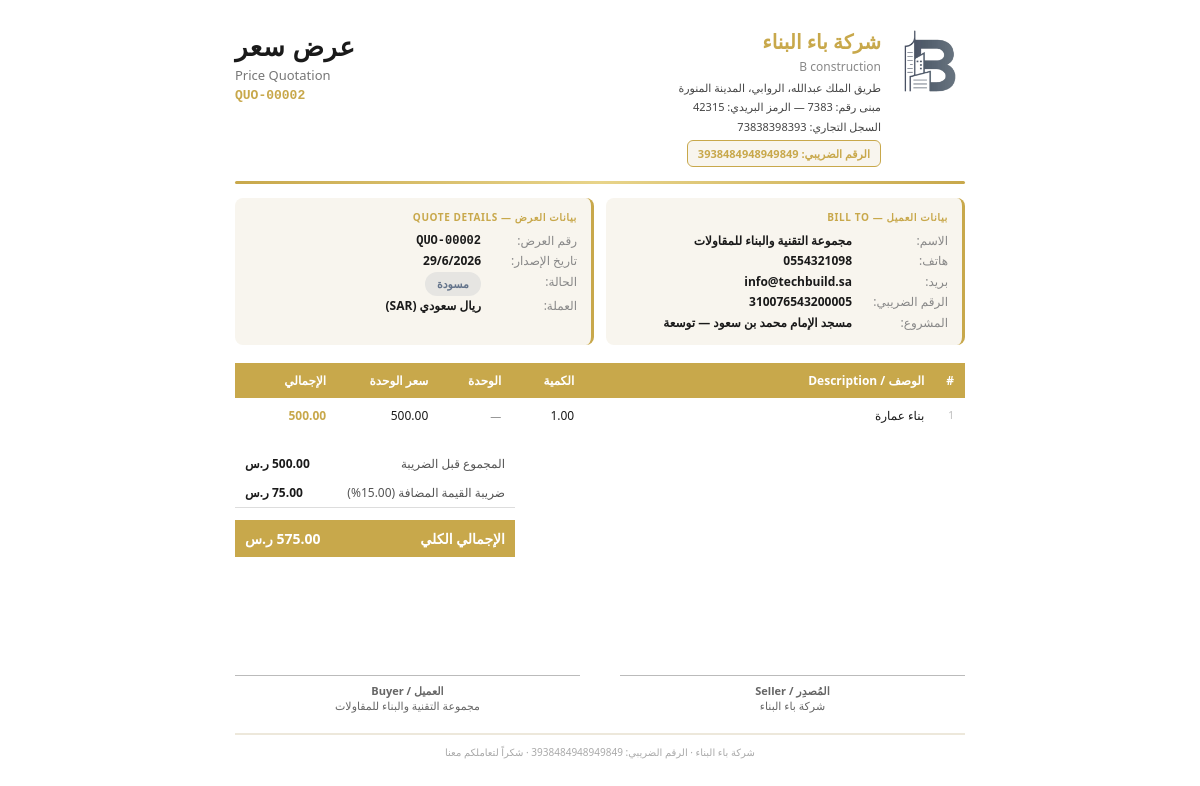
/invoices/quotes/2/print/ (signed in), run on the app's committed database.
### company/models.py (models this page shows, shortened)
class CompanySettings(models.Model):
    company_logo    = models.ImageField(upload_to='company/', blank=True, null=True)
    company_name_ar = models.CharField(max_length=255, blank=True)
    company_name_en = models.CharField(max_length=255, blank=True)
    unified_number  = models.CharField(max_length=20, blank=True)
    cr_number       = models.CharField(max_length=20, blank=True)
    cr_issue_date   = models.DateField(blank=True, null=True)
    municipality_license = models.CharField(max_length=100, blank=True)
    tax_registration_number = models.CharField(max_length=50, blank=True)
    facility_address     = models.TextField(blank=True)
    address_building_number = models.CharField(max_length=20, blank=True)
    address_street       = models.CharField(max_length=255, blank=True)
    address_district     = models.CharField(max_length=255, blank=True)
    address_city         = models.CharField(max_length=100, blank=True)
    address_postal_code  = models.CharField(max_length=10, blank=True)
    manager_name        = models.CharField(max_length=255, blank=True)
    manager_nationality = models.CharField(max_length=100, blank=True)
    manager_id          = models.CharField(max_length=50, blank=True)
    manager_mobile      = models.CharField(max_length=20, blank=True)
    manager_email       = models.EmailField(blank=True)
    pr_mobile         = models.CharField(max_length=20, blank=True)
    pr_email          = models.EmailField(blank=True)
    marketing_mobile  = models.CharField(max_length=20, blank=True)
    marketing_email   = models.EmailField(blank=True)
    hr_email          = models.EmailField(blank=True)
    instagram      = models.URLField(blank=True)
    tiktok         = models.URLField(blank=True)
    facebook       = models.URLField(blank=True)
    youtube        = models.URLField(blank=True)
    twitter        = models.URLField(blank=True)
    snapchat       = models.URLField(blank=True)
    google_maps_link = models.URLField(blank=True)
    website_link   = models.URLField(blank=True)
    class Meta:
        verbose_name = 'إعدادات الشركة'

### invoices/models.py (models this page shows, shortened)
class Quotation(models.Model):
    STATUS_CHOICES = [
        ('draft',    'مسودة'),
        ('sent',     'مُرسل'),
        ('accepted', 'مقبول'),
        ('rejected', 'مرفوض'),
        ('expired',  'منتهي'),
    ]
    quote_number        = models.CharField(max_length=50, unique=True, editable=False)
    issue_date          = models.DateField(default=date.today)
    valid_until         = models.DateField(blank=True, null=True)
    client              = models.ForeignKey('clients.Client', on_delete=models.PROTECT, related_name='quotations')
    project             = models.ForeignKey('projects.Project', on_delete=models.SET_NULL, null=True, blank=True, related_name='quotations')
    status              = models.CharField(max_length=20, choices=STATUS_CHOICES, default='draft')
    subtotal            = models.DecimalField(max_digits=14, decimal_places=2, default=0)
    discount_amount     = models.DecimalField(max_digits=14, decimal_places=2, default=0)
    vat_rate            = models.DecimalField(max_digits=5,  decimal_places=2, default=15)
    vat_amount          = models.DecimalField(max_digits=14, decimal_places=2, default=0)
    total_amount        = models.DecimalField(max_digits=14, decimal_places=2, default=0)
    notes               = models.TextField(blank=True)
    converted_to_invoice = models.OneToOneField(
        Invoice, on_delete=models.SET_NULL, null=True, blank=True, related_name='from_quotation'
    )
    created_by          = models.ForeignKey(User, on_delete=models.SET_NULL, null=True, blank=True)
    created_at          = models.DateTimeField(auto_now_add=True)
    class Meta:
        ordering = ['-created_at']

class QuotationLine(models.Model):
    quotation   = models.ForeignKey(Quotation, on_delete=models.CASCADE, related_name='lines')
    description = models.CharField(max_length=500)
    qty         = models.DecimalField(max_digits=10, decimal_places=2, default=1)
    unit        = models.CharField(max_length=50, blank=True)
    unit_price  = models.DecimalField(max_digits=14, decimal_places=2, default=0)
    total       = models.DecimalField(max_digits=14, decimal_places=2, default=0)

### clients/models.py (models this page shows, shortened)
class Client(models.Model):
    TYPE_INDIVIDUAL = 'individual'
    TYPE_COMPANY = 'company'
    TYPE_CHOICES = [
        (TYPE_INDIVIDUAL, 'فرد'),
        (TYPE_COMPANY, 'شركة'),
    ]
    client_type = models.CharField(max_length=20, choices=TYPE_CHOICES, default=TYPE_INDIVIDUAL, verbose_name='نوع العميل')
    name = models.CharField(max_length=200, verbose_name='الاسم')
    phone = models.CharField(max_length=20, blank=True, verbose_name='رقم الجوال')
    email = models.EmailField(blank=True, verbose_name='البريد الإلكتروني')
    address = models.TextField(blank=True, verbose_name='العنوان')
    notes = models.TextField(blank=True, verbose_name='ملاحظات')
    created_at = models.DateTimeField(auto_now_add=True)
    updated_at = models.DateTimeField(auto_now=True)
    national_id = models.CharField(max_length=20, blank=True, verbose_name='رقم الهوية')
    company_logo = models.ImageField(upload_to='clients/logos/', blank=True, null=True, verbose_name='شعار الشركة')
    tax_number = models.CharField(max_length=50, blank=True, verbose_name='الرقم الضريبي')
    commercial_registration = models.CharField(max_length=50, blank=True, verbose_name='السجل التجاري')
    contact_person = models.CharField(max_length=100, blank=True, verbose_name='الشخص المسؤول')
    contact_person_title = models.CharField(max_length=100, blank=True, verbose_name='المسمى الوظيفي')
    website = models.URLField(blank=True, verbose_name='الموقع الإلكتروني')
    class Meta:
        verbose_name = 'عميل'
        verbose_name_plural = 'العملاء'
        ordering = ['-created_at']

### projects/models.py (models this page shows, shortened)
class Project(models.Model):
    STATUS_CHOICES = [
        ('active',    'نشط'),
        ('completed', 'مكتمل'),
        ('paused',    'متوقف'),
        ('planning',  'تخطيط'),
    ]
    name        = models.CharField(max_length=200, verbose_name='اسم المشروع')
    description = models.TextField(blank=True, verbose_name='الوصف')
    client      = models.CharField(max_length=150, blank=True, verbose_name='العميل')
    location    = models.CharField(max_length=200, blank=True, verbose_name='الموقع')
    status      = models.CharField(max_length=20, choices=STATUS_CHOICES, default='planning', verbose_name='الحالة')
    progress    = models.PositiveIntegerField(default=0, verbose_name='نسبة الإنجاز %')
    budget      = models.DecimalField(max_digits=14, decimal_places=2, default=0, verbose_name='الميزانية (ريال)')
    spent       = models.DecimalField(max_digits=14, decimal_places=2, default=0, verbose_name='المصروف (ريال)')
    start_date  = models.DateField(null=True, blank=True, verbose_name='تاريخ البدء')
    end_date    = models.DateField(null=True, blank=True, verbose_name='تاريخ الانتهاء')
    manager     = models.ForeignKey(User, on_delete=models.SET_NULL, null=True, blank=True,
                                    related_name='managed_projects', verbose_name='مدير المشروع')
    team        = models.ManyToManyField(User, blank=True, related_name='projects', verbose_name='الفريق')
    created_at  = models.DateTimeField(auto_now_add=True)
    class Meta:
        verbose_name = 'مشروع'
        verbose_name_plural = 'المشاريع'
        ordering = ['-created_at']

### invoices/views.py (the view)
# urls.py: path('quotes/<int:pk>/print/', views.quote_print, name='quote_print'),
@login_required(login_url='/system/')
def quote_print(request, pk):
    from company.models import CompanySettings
    quote   = get_object_or_404(Quotation, pk=pk)
    company = CompanySettings.objects.first()
    logo_b64 = None
    try:
        if company and company.company_logo:
            import base64 as b64
            with open(company.company_logo.path, 'rb') as f:
                raw = f.read()
            ext  = company.company_logo.name.rsplit('.', 1)[-1].lower()
            mime = 'image/png' if ext == 'png' else 'image/jpeg'
            logo_b64 = f'data:{mime};base64,' + b64.b64encode(raw).decode()
    except Exception:
        pass
    return render(request, 'invoices/quote_print.html', {
        'quote':    quote,
        'lines':    quote.lines.all(),
        'company':  company,
        'logo_b64': logo_b64,
    })

### invoices/templates/invoices/quote_print.html (shortened to what this page needs)
<!DOCTYPE html>
<html lang="ar" dir="rtl">
<head>
</head>
<body>
<div class="page">
    <div class="header">
        <div class="header-right">
            {% if logo_b64 %}
            <div class="logo-box"><img src="{{ logo_b64 }}" alt="شعار الشركة"></div>
            {% endif %}
            <div class="seller-info">
                <h1>{{ company.company_name_ar|default:"" }}</h1>
                {% if company.company_name_en %}<div style="font-size:12px;color:#888;margin-bottom:3px">{{ company.company_name_en }}</div>{% endif %}
                <p>
                    {% if company.address_street %}{{ company.address_street }}{% if company.address_district %}، {{ company.address_district }}{% endif %}{% if company.address_city %}، {{ company.address_city }}{% endif %}<br>{% endif %}
                    {% if company.address_building_number %}مبنى رقم: {{ company.address_building_number }}{% if company.address_postal_code %} — الرمز البريدي: {{ company.address_postal_code }}{% endif %}<br>{% endif %}
                    {% if company.cr_number %}السجل التجاري: {{ company.cr_number }}<br>{% endif %}
                    {% if company.tax_registration_number %}
                    <span class="vat-stamp">الرقم الضريبي: {{ company.tax_registration_number }}</span>
                    {% endif %}
                </p>
            </div>
        </div>
        <div class="doc-label">
            <div class="title-ar">عرض سعر</div>
            <div class="title-en">Price Quotation</div>
            <div class="doc-num">{{ quote.quote_number }}</div>
        </div>
    </div>
    <div class="divider"></div>
    <div class="info-grid">
        <div class="info-box">
            <div class="info-box-title">بيانات العميل — Bill To</div>
            <div class="info-row"><span class="lbl">الاسم:</span><span class="val">{{ quote.client.name }}</span></div>
            {% if quote.client.phone %}<div class="info-row"><span class="lbl">هاتف:</span><span class="val">{{ quote.client.phone }}</span></div>{% endif %}
            {% if quote.client.email %}<div class="info-row"><span class="lbl">بريد:</span><span class="val">{{ quote.client.email }}</span></div>{% endif %}
            {% if quote.client.tax_number %}<div class="info-row"><span class="lbl">الرقم الضريبي:</span><span class="val">{{ quote.client.tax_number }}</span></div>{% endif %}
            {% if quote.project %}<div class="info-row"><span class="lbl">المشروع:</span><span class="val">{{ quote.project.name }}</span></div>{% endif %}
        </div>
        <div class="info-box">
            <div class="info-box-title">بيانات العرض — Quote Details</div>
            <div class="info-row"><span class="lbl">رقم العرض:</span><span class="val" style="font-family:monospace">{{ quote.quote_number }}</span></div>
            <div class="info-row"><span class="lbl">تاريخ الإصدار:</span><span class="val">{{ quote.issue_date|date:"j/n/Y" }}</span></div>
            <div class="info-row"><span class="lbl">الحالة:</span><span class="val">
                {% if quote.status == 'draft' %}<span class="status-badge s-draft">مسودة</span>
                {% elif quote.status == 'sent' %}<span class="status-badge s-sent">مُرسل</span>
                {% elif quote.status == 'accepted' %}<span class="status-badge s-accepted">مقبول</span>
                {% elif quote.status == 'rejected' %}<span class="status-badge s-rejected">مرفوض</span>
                {% else %}<span class="status-badge s-expired">منتهي الصلاحية</span>{% endif %}
            </span></div>
            <div class="info-row"><span class="lbl">العملة:</span><span class="val">ريال سعودي (SAR)</span></div>
        </div>
    </div>
    <table class="lines-table">
        <thead>
            <tr>
                <th style="width:4%">#</th>
                <th style="width:48%">الوصف / Description</th>
                <th style="width:10%">الكمية</th>
                <th style="width:10%">الوحدة</th>
                <th style="width:14%">سعر الوحدة</th>
                <th style="width:14%">الإجمالي</th>
            </tr>
        </thead>
        <tbody>
        {% for line in lines %}
        <tr>
            <td class="line-num">{{ forloop.counter }}</td>
            <td>{{ line.description }}</td>
            <td>{{ line.qty|floatformat:2 }}</td>
            <td style="color:#888;font-size:11px">{{ line.unit|default:"—" }}</td>
            <td>{{ line.unit_price|floatformat:2 }}</td>
            <td class="line-total">{{ line.total|floatformat:2 }}</td>
        </tr>
        {% empty %}
        <tr><td colspan="6" style="text-align:center;color:#aaa;padding:18px">لا توجد بنود</td></tr>
        {% endfor %}
        </tbody>
    </table>
    <div class="totals-section">
        <table class="totals-table">
            <tr>
                <td class="tot-label">المجموع قبل الضريبة</td>
                <td class="tot-val">{{ quote.subtotal|floatformat:2 }} ر.س</td>
            </tr>
            <tr>
                <td class="tot-label">ضريبة القيمة المضافة ({{ quote.vat_rate }}%)</td>
                <td class="tot-val">{{ quote.vat_amount|floatformat:2 }} ر.س</td>
            </tr>
            <tr class="tot-divider"><td colspan="2"></td></tr>
            <tr class="tot-grand">
                <td class="tot-label" style="color:#fff">الإجمالي الكلي</td>
                <td class="tot-val" style="color:#fff">{{ quote.total_amount|floatformat:2 }} ر.س</td>
            </tr>
        </table>
    </div>
    <div class="signatures">
        <div class="sig-box">
            <div style="height:50px"></div>
            <div class="sig-line">
                <strong>المُصدِر / Seller</strong><br>
                {{ company.company_name_ar|default:"" }}
            </div>
        </div>
        <div class="sig-box">
            <div style="height:50px"></div>
            <div class="sig-line">
                <strong>العميل / Buyer</strong><br>
                {{ quote.client.name }}
            </div>
        </div>
    </div>
    <div class="footer">
        <p>
            {{ company.company_name_ar|default:"" }}
            {% if company.tax_registration_number %} · الرقم الضريبي: {{ company.tax_registration_number }}{% endif %}
            · شكراً لتعاملكم معنا
        </p>
    </div>
</div>
</body>
</html>

### data on the page
CompanySettings: company_name_ar "شركة باء البناء", company_name_en "B construction", address_street "طريق الملك عبدالله", address_district "الروابي", address_city "المدينة المنورة", address_building_number "7383", address_postal_code "42315", cr_number "73838398393", tax_registration_number "3938484948949849"
Quotation: quote_number "QUO-00002", client.name "مجموعة التقنية والبناء للمقاولات", client.phone "0554321098", client.email "info@techbuild.sa", client.tax_number "310076543200005", project.name "مسجد الإمام محمد بن سعود — توسعة", issue_date "29/6/2026", subtotal "500.00", vat_rate "15.00", vat_amount "75.00", total_amount "575.00"
QuotationLine: description "بناء عمارة", qty "1.00", unit "—", unit_price "500.00", total "500.00"
